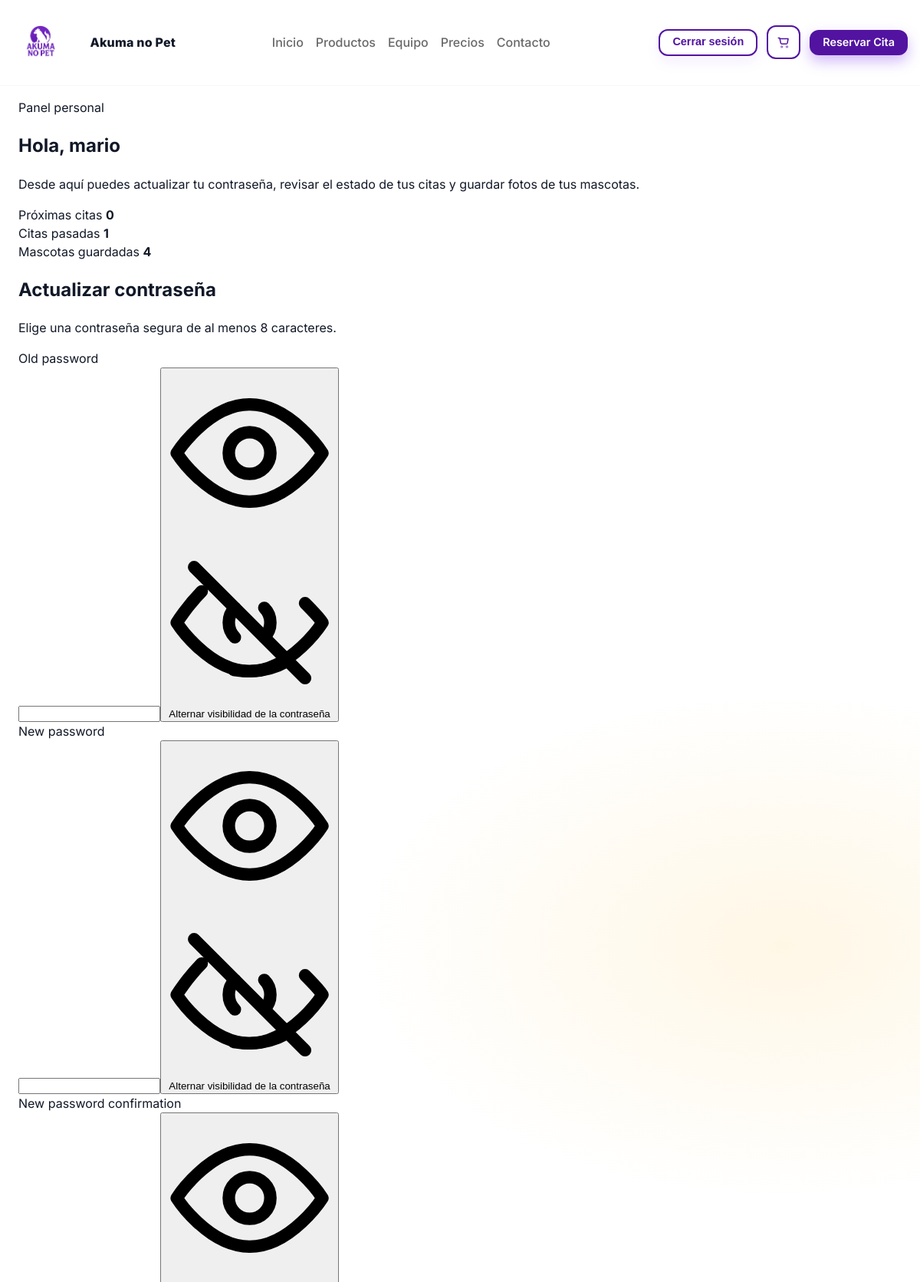
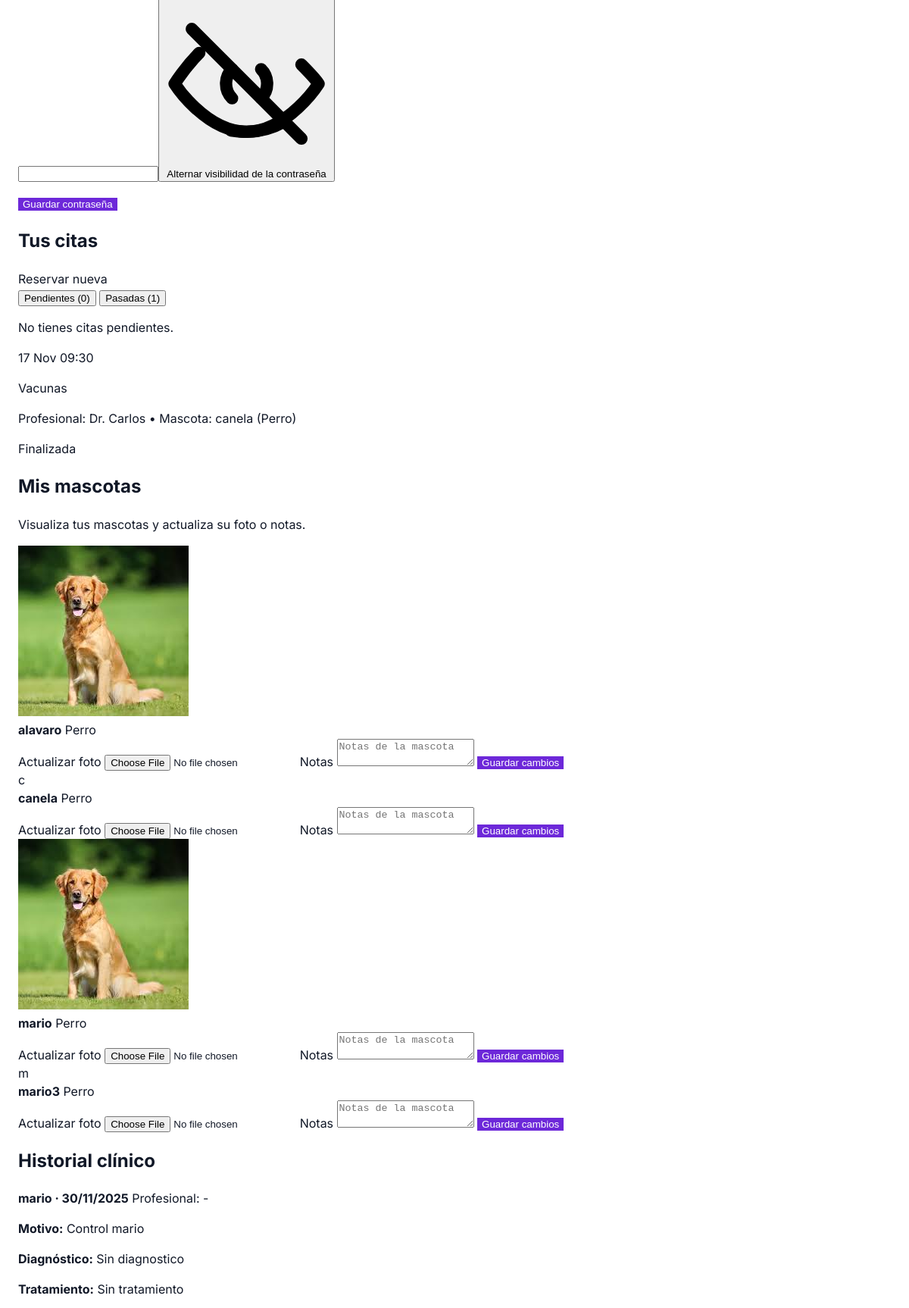
Screenshot of /cuentas/perfil/ (signed in, upper part) with the database file from the repository (2 pictures, top to bottom).
### agenda/models.py (models this page shows, shortened)
class Cita(models.Model):
    fecha = models.DateField()
    hora = models.TimeField()
    duracion_min = models.PositiveIntegerField(default=30)
    nombre_cliente = models.CharField(max_length=120, blank=True, default="")
    email_contacto = models.EmailField(blank=True, default="")
    whatsapp_contacto = models.CharField(max_length=30, blank=True, default="")
    recuerda_mail = models.BooleanField(default=True)
    recuerda_wa = models.BooleanField(default=False)
    recordatorio_mail_enviado = models.DateTimeField(null=True, blank=True)
    recordatorio_wa_enviado = models.DateTimeField(null=True, blank=True)
    profesional = models.ForeignKey(
        Profesional, on_delete=models.CASCADE, related_name="citas"
    )
    servicio = models.ForeignKey(
        Servicio, on_delete=models.PROTECT, related_name="citas"
    )
    mascota = models.CharField(max_length=120)  # ej: "Luna (Perro)"
    cliente = models.ForeignKey(
        settings.AUTH_USER_MODEL, null=True, blank=True, on_delete=models.SET_NULL
    )
    creado = models.DateTimeField(auto_now_add=True)
    class Meta:
        ordering = ["fecha", "hora"]
        indexes = [models.Index(fields=["fecha", "profesional"])]
        constraints = [
            models.UniqueConstraint(
                fields=["fecha", "hora", "profesional"],
                name="uniq_cita_por_profesional_fecha_hora",
            )
        ]
        verbose_name = "Cita"
        verbose_name_plural = "Citas"

class Servicio(models.Model):
    code = models.SlugField(unique=True, max_length=32)
    nombre = models.CharField(max_length=120)
    descripcion = models.TextField(blank=True, default="")
    duracion_min_default = models.PositiveIntegerField(default=30)
    precio = models.PositiveIntegerField(default=0)
    icono = models.CharField(max_length=8, blank=True, default="🐾")
    class Meta:
        ordering = ["nombre"]
        verbose_name = "Servicio"
        verbose_name_plural = "Servicios"

class Profesional(models.Model):
    code = models.SlugField(unique=True, max_length=32)
    nombre = models.CharField(max_length=120)
    class Meta:
        ordering = ["nombre"]
        verbose_name = "Profesional"
        verbose_name_plural = "Profesionales"

### cuentas/models.py (models this page shows, shortened)
class MascotaPerfil(models.Model):
    ESPECIES = [
        ("perro", "Perro"),
        ("gato", "Gato"),
        ("ave", "Ave"),
        ("otro", "Otro"),
    ]
    usuario = models.ForeignKey(
        settings.AUTH_USER_MODEL,
        on_delete=models.CASCADE,
        related_name="mascotas_perfil",
    )
    nombre = models.CharField(max_length=120)
    especie = models.CharField(max_length=12, choices=ESPECIES, default="perro")
    raza = models.CharField(max_length=120, blank=True)
    fecha_nacimiento = models.DateField(blank=True, null=True)
    notas = models.TextField(blank=True)
    foto = models.ImageField(
        upload_to="perfil/mascotas/",
        blank=True,
        null=True,
    )
    creada = models.DateTimeField(auto_now_add=True)
    actualizada = models.DateTimeField(auto_now=True)
    class Meta:
        ordering = ["nombre"]
        verbose_name = "Mascota de usuario"
        verbose_name_plural = "Mascotas de usuario"

### fichas/models.py (models this page shows, shortened)
class FichaClinica(models.Model):
    cliente = models.ForeignKey(
        settings.AUTH_USER_MODEL,
        on_delete=models.CASCADE,
        related_name="fichas_clinicas",
    )
    mascota = models.ForeignKey(
        "cuentas.MascotaPerfil",
        on_delete=models.PROTECT,
        related_name="fichas_clinicas",
    )
    profesional = models.ForeignKey(
        "agenda.Profesional",
        null=True,
        blank=True,
        on_delete=models.SET_NULL,
        related_name="fichas_clinicas",
    )
    fecha = models.DateField(default=timezone.localdate)
    motivo = models.CharField(max_length=200)
    diagnostico = models.TextField(blank=True)
    tratamiento = models.TextField(blank=True)
    notas = models.TextField(blank=True)
    proximo_control = models.DateField(null=True, blank=True)
    created_at = models.DateTimeField(auto_now_add=True)
    updated_at = models.DateTimeField(auto_now=True)
    class Meta:
        ordering = ["-fecha", "-created_at"]
        verbose_name = "Ficha clínica"
        verbose_name_plural = "Fichas clínicas"

### cuentas/views.py (the view, shortened to what this page needs)
# urls.py: path("perfil/", perfil_usuario, name="perfil"),
@login_required
def perfil_usuario(request):
    password_form = PasswordChangeForm(user=request.user)
    mascotas = (
        request.user.mascotas_perfil.all()
        .order_by("nombre", "-creada")
    )
    citas = (
        Cita.objects.filter(cliente=request.user)
        .select_related("profesional", "servicio")
        .order_by("fecha", "hora")
    )
    ahora = timezone.now()
    tz = timezone.get_current_timezone()
    citas_pendientes = []
    citas_pasadas = []
    for cita in citas:
        inicio = dt.datetime.combine(cita.fecha, cita.hora)
        if timezone.is_aware(ahora):
            inicio = timezone.make_aware(inicio, tz)
        target = citas_pendientes if inicio >= ahora else citas_pasadas
        target.append({"cita": cita, "inicio": inicio})
    fichas = (
        FichaClinica.objects.filter(cliente=request.user)
        .select_related("mascota", "profesional")
        .order_by("-fecha", "-created_at")
    )
    context = {
        "mascotas": mascotas,
        "password_form": password_form,
        "citas_pendientes": citas_pendientes,
        "citas_pasadas": citas_pasadas,
        "fichas": fichas,
    }
    return render(request, "cuentas/perfil.html", context)

### carrito/context_processors.py (called while the page is built, shortened)
def cart_context(request):
    cart = request.session.get("cart", {}) or {}
    count = 0
    total = 0
    return {
        "cart_count": count,
        "cart_total": total,
    }

### Fase 3/Evidencias Proyecto/cuentas/templates/cuentas/perfil.html (shortened to what this page needs)
{% extends 'main/base.html' %}
{% load static %}
{% block contenido %}
<main class="perfil-wrapper container">
  <section class="perfil-hero">
    <div>
      <p class="perfil-eyebrow">Panel personal</p>
      <h1>Hola, {{ request.user.first_name|default:request.user.username }}</h1>
      <p class="perfil-lead">
        Desde aquí puedes actualizar tu contraseña, revisar el estado de tus citas y guardar fotos de tus mascotas.
      </p>
    </div>
    <div class="perfil-stats">
      <div class="stat">
        <span class="stat-label">Próximas citas</span>
        <strong class="stat-value">{{ citas_pendientes|length }}</strong>
      </div>
      <div class="stat">
        <span class="stat-label">Citas pasadas</span>
        <strong class="stat-value">{{ citas_pasadas|length }}</strong>
      </div>
      <div class="stat">
        <span class="stat-label">Mascotas guardadas</span>
        <strong class="stat-value">{{ mascotas|length }}</strong>
      </div>
    </div>
  </section>
  <section class="perfil-grid">
    <article class="card password-card">
      <h2>Actualizar contraseña</h2>
      <p>Elige una contraseña segura de al menos 8 caracteres.</p>
      <form method="post" novalidate id="passwordForm" data-code-url="{% url 'cuentas:codigo_password' %}">
        {% for field in password_form %}
          <label for="{{ field.id_for_label }}">{{ field.label }}</label>
          {{ field }}
        {% endfor %}
        <button type="button" class="btn-primary" id="passwordModalTrigger">Guardar contraseña</button>
      </form>
    </article>
    <article class="card citas-card">
      <div class="citas-heading">
        <h2>Tus citas</h2>
        <a class="link" href="{% url 'agenda:reservar' %}">Reservar nueva</a>
      </div>
      <div class="tabs">
        <button type="button" data-tab="pendientes" class="tab active">Pendientes ({{ citas_pendientes|length }})</button>
        <button type="button" data-tab="pasadas" class="tab">Pasadas ({{ citas_pasadas|length }})</button>
      </div>
      <div class="tab-content active" id="tab-pendientes">
        {% if citas_pendientes %}
          {% for item in citas_pendientes %}
            {% with cita=item.cita inicio=item.inicio %}
              <article class="cita-item pendiente">
                <div class="cita-date">
                  <span class="day">{{ inicio|date:"d" }}</span>
                  <span class="month">{{ inicio|date:"M" }}</span>
                  <span class="time">{{ inicio|date:"H:i" }}</span>
                </div>
                <div class="cita-info">
                  <p class="cita-service">{{ cita.servicio.nombre }}</p>
                  <p class="cita-meta">
                    Profesional: {{ cita.profesional.nombre }} • Mascota: {{ cita.mascota }}
                  </p>
                </div>
                <span class="badge badge-pendiente">Pendiente</span>
              </article>
            {% endwith %}
          {% endfor %}
        {% else %}
          <p class="empty">No tienes citas pendientes.</p>
        {% endif %}
      </div>
      <div class="tab-content" id="tab-pasadas">
        {% if citas_pasadas %}
          {% for item in citas_pasadas %}
            {% with cita=item.cita inicio=item.inicio %}
              <article class="cita-item pasada">
                <div class="cita-date">
                  <span class="day">{{ inicio|date:"d" }}</span>
                  <span class="month">{{ inicio|date:"M" }}</span>
                  <span class="time">{{ inicio|date:"H:i" }}</span>
                </div>
                <div class="cita-info">
                  <p class="cita-service">{{ cita.servicio.nombre }}</p>
                  <p class="cita-meta">
                    Profesional: {{ cita.profesional.nombre }} • Mascota: {{ cita.mascota }}
                  </p>
                </div>
                <span class="badge badge-pasada">Finalizada</span>
              </article>
            {% endwith %}
          {% endfor %}
        {% else %}
          <p class="empty">Aún no tienes citas anteriores.</p>
        {% endif %}
      </div>
    </article>
  </section>
  <section class="mascotas-grid">
    <article class="card mascotas-list">
      <div class="section-head">
        <h2>Mis mascotas</h2>
        <p>Visualiza tus mascotas y actualiza su foto o notas.</p>
      </div>
      {% if mascotas %}
        <div class="pet-gallery">
          {% for mascota in mascotas %}
            <div class="pet-card">
              {% if mascota.foto %}
                <img src="{{ mascota.foto.url }}" alt="Foto de {{ mascota.nombre }}">
              {% else %}
                <div class="pet-initial">{{ mascota.nombre|slice:":1" }}</div>
              {% endif %}
              <div class="pet-info">
                <strong>{{ mascota.nombre }}</strong>
                <span>{{ mascota.get_especie_display }}{% if mascota.raza %} · {{ mascota.raza }}{% endif %}</span>
                <form method="post" enctype="multipart/form-data">
                  <label>Actualizar foto</label>
                  <input type="file" name="foto" accept="image/*">
                  <label>Notas</label>
                  <textarea name="notas" rows="2" placeholder="Notas de la mascota">{{ mascota.notas }}</textarea>
                  <button type="submit" class="btn-primary" style="margin-top:6px;">Guardar cambios</button>
                </form>
              </div>
            </div>
          {% endfor %}
        </div>
      {% else %}
        <p class="empty">Tu veterinario agregará tus mascotas al sistema.</p>
      {% endif %}
    </article>
  </section>
  <section class="card" style="margin-top:18px;">
    <h2>Historial clínico</h2>
    {% if fichas %}
      <div class="pet-gallery">
        {% for ficha in fichas %}
        <div class="pet-card">
          <div class="pet-info">
            <strong>{{ ficha.mascota.nombre }} · {{ ficha.fecha|date:"d/m/Y" }}</strong>
            <span>Profesional: {{ ficha.profesional.nombre|default:"-" }}</span>
            <p><strong>Motivo:</strong> {{ ficha.motivo }}</p>
            {% if ficha.diagnostico %}<p><strong>Diagnóstico:</strong> {{ ficha.diagnostico }}</p>{% endif %}
            {% if ficha.tratamiento %}<p><strong>Tratamiento:</strong> {{ ficha.tratamiento }}</p>{% endif %}
          </div>
        </div>
        {% endfor %}
      </div>
    {% else %}
      <p class="empty">Aún no hay fichas asociadas a tu cuenta.</p>
    {% endif %}
  </section>
</main>
{% endblock %}

### static/css/styles.css (style rules this page uses)
a { color: inherit; text-decoration: none; }
.container { margin-inline: auto; max-width: 1280px; padding-inline: clamp(16px, 4vw, 24px); }
.btn-primary { background: #6d28d9; color: #fff; border: 0; }

### rows the page displays
Cita: inicio "17", inicio "Nov", inicio "09:30", cita.servicio.nombre "Vacunas", cita.profesional.nombre "Dr. Carlos", cita.mascota "canela (Perro)"
MascotaPerfil: foto (picture), nombre "alavaro", especie "Perro"
MascotaPerfil: nombre "c", nombre "canela", especie "Perro"
MascotaPerfil: foto (picture), nombre "mario", especie "Perro"
MascotaPerfil: nombre "m", nombre "mario3", especie "Perro"
FichaClinica: mascota.nombre "mario", fecha "30/11/2025", profesional.nombre "-", motivo "Control mario", diagnostico "Sin diagnostico", tratamiento "Sin tratamiento"

### other values shown
{{ request.user.first_name|default:request.user.username }} "mario"
{{ citas_pendientes|length }} "0"
{{ citas_pasadas|length }} "1"
{{ mascotas|length }} "4"
{{ field.label }} "Old password" "New password" "New password confirmation"
